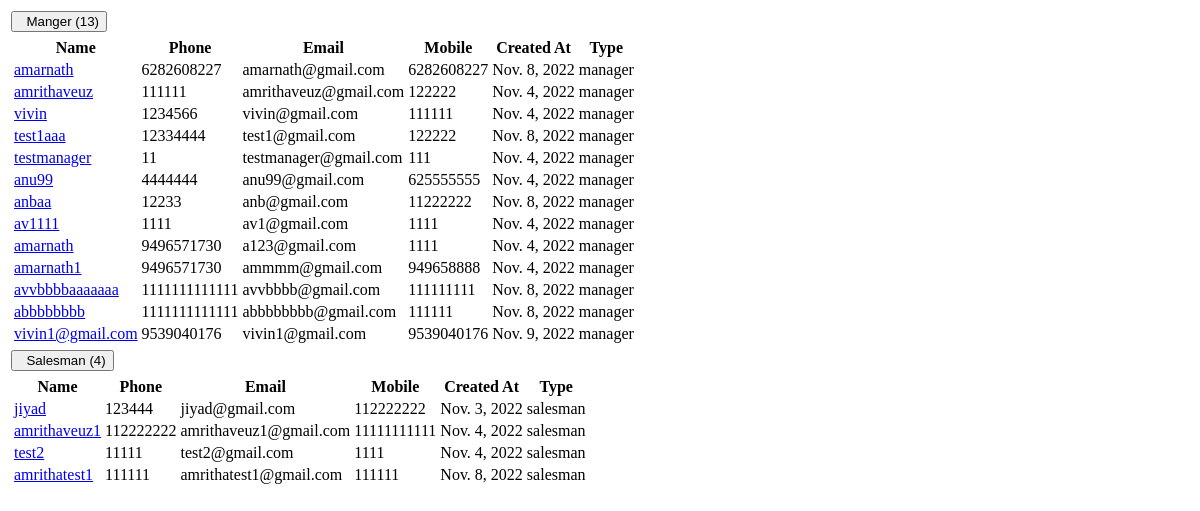
The app's page /user_type_group_by_action, older data.
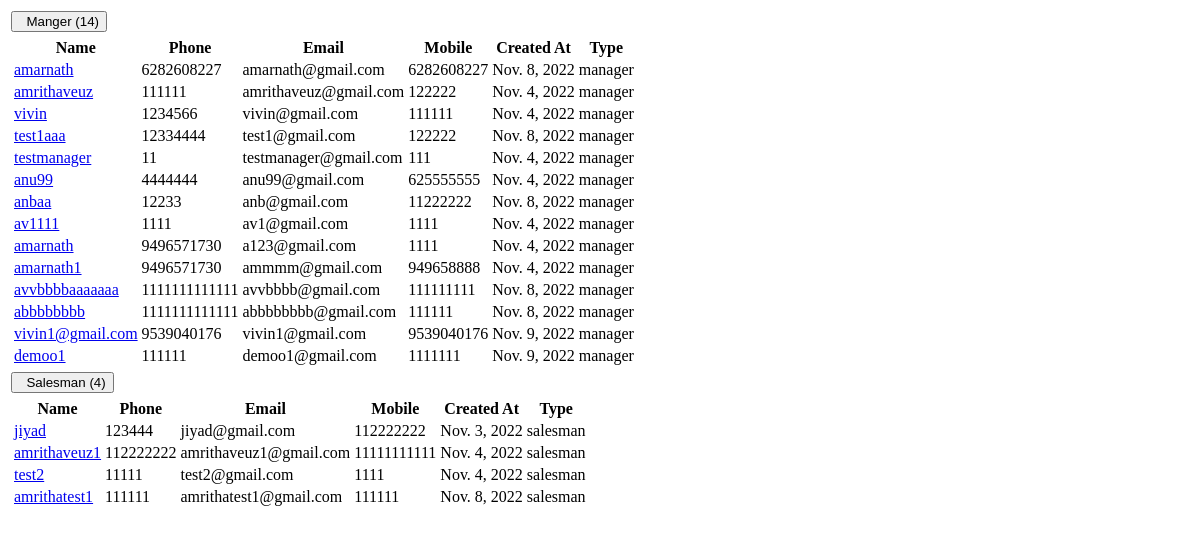
The same page, newer data.
### super_admin/models.py (models this page shows)
class common(models.Model):  # COMM0N
    dt = models.DateField(auto_now=True)
    tm = models.TimeField(auto_now=True)
    updated = models.DateTimeField(default=timezone.now)
    status = models.CharField(max_length=255, null=True)
    class Meta:
        abstract = True

class user_Details(common):
    auth_user = models.ForeignKey(User,on_delete=models.CASCADE,related_name="auth_user_login_id", null=True)
    name = models.CharField(max_length=255,null=True)
    phone = models.CharField(max_length=255,null=True)
    email = models.EmailField(null=True)
    mobile = models.CharField(max_length=255,null=True)
    emp_id = models.CharField(max_length=255,null=True)
    address1 = models.CharField(max_length=255,null=True)
    address2 = models.CharField(max_length=255,null=True)
    city = models.CharField(max_length=255,null=True)
    state = models.CharField(max_length=255,null=True)
    country = models.CharField(max_length=255,null=True)
    zip = models.CharField(max_length=255,null=True)
    password_geration_type = models.CharField(max_length=255,choices=password_generate_option,null=True)
    user_type = models.CharField(max_length=255,choices=login_user_type,null=True)
    atatchment = models.FileField(upload_to="user_image",null=True)
    created_by = models.ForeignKey(User,on_delete=models.CASCADE,related_name="added_by_user_id", null=True)
    plot_list_view = models.CharField(max_length=255,null=True)
    price_visibility = models.IntegerField(null=True,default=1)
    property_access =  models.CharField(max_length=255,choices=property_access_option,null=True)
    manager_nav_ploat_permission = models.IntegerField(default=0)
    manager_nav_user_permission = models.IntegerField(default=0)
    manager_nav_plot_edit_permission = models.IntegerField(default=0)

### super_admin/views.py (the view)
# urls.py: path('user_type_group_by_action',views.user_type_group_by_action,name='user_type_group_by_action'),
def user_type_group_by_action(request):
    status = request.GET.get("status")
    data_total_salesman = user_Details.objects.filter(user_type='salesman')
    data_total_manager  = user_Details.objects.filter(user_type='manager')
    context = {
        'data_total_salesman':data_total_salesman,
        'data_total_manager':data_total_manager
    }
    return render(request,'super_admin/user_type_group_by_action.html',context)

### super_admin/templates/super_admin/user_type_group_by_action.html (shortened to what this page needs)
	<div class="col-md-12">
    	<div class="panel panel-default">
        <div class="panel-body">
					<table class="table table-condensed table-striped">
    <tbody>
        <tr data-toggle="collapse" data-target="#demo1" class="accordion-toggle">
           <td><button class="btn btn-default btn-xs">&nbsp;&nbsp;Manger ({{data_total_manager|length}})</button></td>
            <td></td>
            <td></td>
            <td></td>
            <td></td>
          	<td></td>
        </tr>
        <tr>
            <td colspan="12" class="hiddenRow">
							<div class="accordian-body collapse" id="demo1">
              <table class="table table-striped">
                      <thead>
                        <tr class="info">
													<th>Name</th>
													<th>Phone</th>
													<th>Email</th>
													<th>Mobile</th>
													<th>Created At</th>
													<th>Type</th>
												</tr>
											</thead>
											<tbody>
												{% for i in data_total_manager %}
                        <tr data-toggle="collapse"  class="accordion-toggle" data-target="#demo10">
													<td> <a href="user_edit?id={{i.id}}">{{i.name}}</a></td>
													<td>{{i.phone}}</td>
													<td>{{i.email}}</td>
													<td> {{i.mobile}}</td>
													<td> {{i.dt}}</td>
													<td>
													{{i.user_type}}
													</td>
												</tr>
                                                {% endfor %}
                      </tbody>
               	</table>
              </div>
          </td>
        </tr>
        <tr data-toggle="collapse" data-target="#demo2" class="accordion-toggle">
            <td><button class="btn btn-default btn-xs">&nbsp;&nbsp;Salesman ({{data_total_salesman|length}})</button></td>
             <td></td>
             <td></td>
             <td></td>
             <td></td>
               <td></td>
         </tr>
         <tr>
             <td colspan="12" class="hiddenRow">
                             <div class="accordian-body collapse" id="demo2">
                                <table class="table table-striped">
                                    <thead>
                                      <tr class="info">
                                                                  <th>Name</th>
                                                                  <th>Phone</th>
                                                                  <th>Email</th>
                                                                  <th>Mobile</th>
                                                                  <th>Created At</th>
                                                                  <th>Type</th>
                                                              </tr>
                                                          </thead>
                                                          <tbody>
                                                              {% for i in data_total_salesman %}
                                      <tr data-toggle="collapse"  class="accordion-toggle" data-target="#demo10">
                                                                  <td> <a href="user_edit?id={{i.id}}">{{i.name}}</a></td>
                                                                  <td>{{i.phone}}</td>
                                                                  <td>{{i.email}}</td>
                                                                  <td> {{i.mobile}}</td>
                                                                  <td> {{i.dt}}</td>
                                                                  <td>
                                                                  {{i.user_type}}
                                                                  </td>
                                                              </tr>
                                                              {% endfor %}
                                    </tbody>
                                 </table>
               </div>
           </td>
         </tr>
    </tbody>
</table>
            </div>
          </div>
      </div>

Row changes from the older to the newer data that the page shows:
added user_Details: name "demoo1", phone "111111", email "demoo1@gmail.com", mobile "1111111", dt "Nov. 9, 2022", user_type "manager"
Text that changed along with them:
{{ data_total_manager|length }}: "13" → "14"
